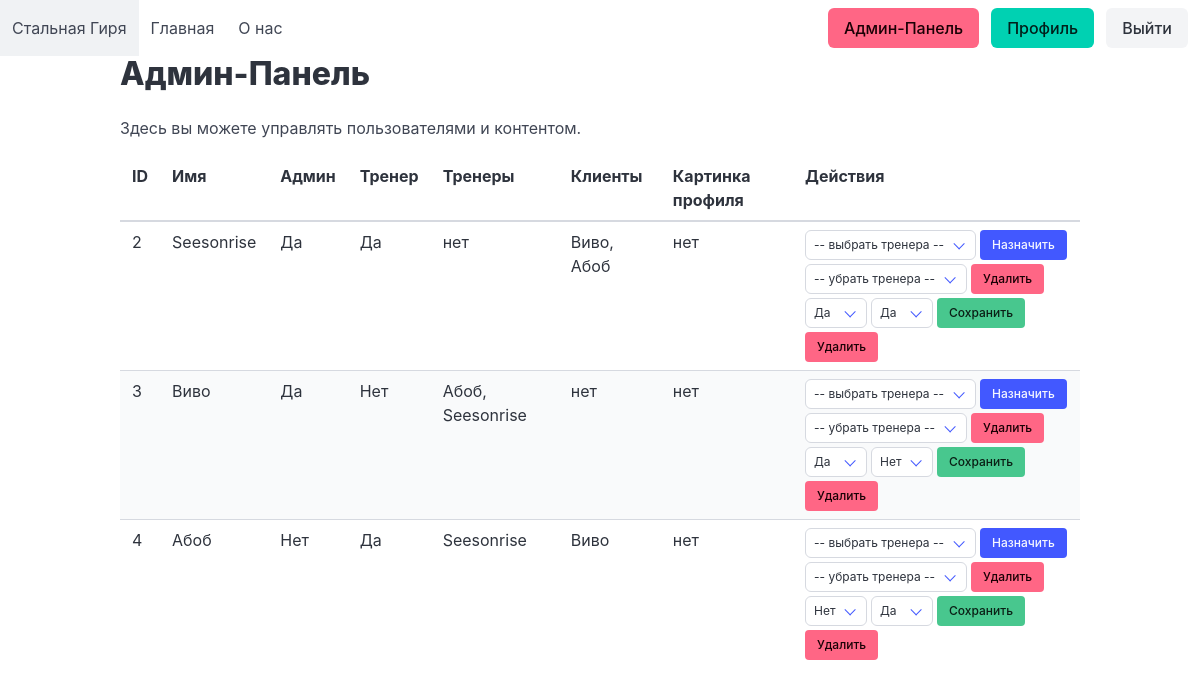
The app's page /admin (signed in) with its own data.
### app/models.py (models this page shows, shortened)
class User(db.Model, UserMixin):
    id = db.Column(db.Integer, primary_key=True)
    username = db.Column(db.String(80), unique=True, nullable=False)
    password = db.Column(db.String(255), nullable=False)
    profile_pic = db.Column(db.String(255), nullable=True)
    is_trainer = db.Column(db.Boolean, default=False)
    is_admin = db.Column(db.Boolean, default=False)
    trainees = db.relationship(
        'User', secondary=trainer_assignment,
        primaryjoin=(trainer_assignment.c.trainer_id == id),
        secondaryjoin=(trainer_assignment.c.trainee_id == id),
        backref=db.backref('trainers', lazy='dynamic'),
        lazy='dynamic'
    )

### app/profile.py (the view)
@profile.route('/admin')
@login_required
def admin():
    if not current_user.is_admin:
        flash('Доступ запрещен', 'danger')
        return redirect(url_for('main.index'))
    users = User.query.all()
    trainers = User.query.filter_by(is_trainer=True).all()
    return render_template('admin.html', users=users, trainers=trainers)

### app/__init__.py (called while the page is built)
@login_manager.user_loader
def load_user(user_id):
    return User.query.get(int(user_id))

### app/template/admin.html (shortened to what this page needs)
{% extends 'base.html' %}
{% block body %}
<div class="container">
    <h1 class="title">Админ-Панель</h1>
    <p>Здесь вы можете управлять пользователями и контентом.</p>
    {% if users %}
    <div class="table-container" style="overflow-x:auto; margin-top: 1rem;">
        <table class="table is-striped is-fullwidth">
            <thead>
                <tr>
                    <th>ID</th>
                    <th>Имя</th>
                    <th>Админ</th>
                    <th>Тренер</th>
                    <th>Тренеры</th>
                    <th>Клиенты</th>
                    <th>Картинка профиля</th>
                    <th>Действия</th>
                </tr>
            </thead>
            <tbody>
                {% for user in users %}
                <tr>
                    <td>{{ user.id }}</td>
                    <td>{{ user.username }}</td>
                    <td>{{ 'Да' if user.is_admin else 'Нет' }}</td>
                    <td>{{ 'Да' if user.is_trainer else 'Нет' }}</td>
                    <td>{% if user.trainers.count() > 0 %}{% for t in user.trainers %}{{ t.username }}{% if not loop.last %}, {% endif %}{% endfor %}{% else %}нет{% endif %}</td>
                    <td>{% if user.trainees.count() > 0 %}{% for t in user.trainees %}{{ t.username }}{% if not loop.last %}, {% endif %}{% endfor %}{% else %}нет{% endif %}</td>
                    <td>{{ user.profile_pic or 'нет' }}</td>
                    <td>
                        <form action="{{ url_for('profile.admin_assign_trainer') }}" method="post" style="display:flex; gap:0.25rem; flex-wrap:wrap; align-items:center;">
                            <div class="select is-small" style="min-width:120px;">
                                <select name="trainer_id">
                                    <option value="">-- выбрать тренера --</option>
                                </select>
                            </div>
                            <button type="submit" class="button is-small is-link">Назначить</button>
                        </form>
                        <form action="{{ url_for('profile.admin_remove_trainer') }}" method="post" style="display:flex; gap:0.25rem; margin-top:0.25rem;">
                            <div class="select is-small" style="min-width:120px;">
                                <select name="trainer_id">
                                    <option value="">-- убрать тренера --</option>
                                </select>
                            </div>
                            <button type="submit" class="button is-small is-danger">Удалить</button>
                        </form>
                        <form action="{{ url_for('profile.admin_update_user', user_id=user.id) }}" method="post" style="display:inline-flex; gap:0.25rem; margin-top:0.25rem;">
                            <div class="select is-small"><select name="is_admin"><option value="no" {% if not user.is_admin %}selected{% endif %}>Нет</option><option value="yes" {% if user.is_admin %}selected{% endif %}>Да</option></select></div>
                            <div class="select is-small"><select name="is_trainer"><option value="no" {% if not user.is_trainer %}selected{% endif %}>Нет</option><option value="yes" {% if user.is_trainer %}selected{% endif %}>Да</option></select></div>
                            <button type="submit" class="button is-small is-success">Сохранить</button>
                        </form>
                        <form action="{{ url_for('profile.admin_delete_user', user_id=user.id) }}" method="post" style="display:inline-block; margin-top:0.25rem;">
                            <button type="submit" class="button is-small is-danger" onclick="return confirm('Удалить пользователя {{ user.username }}?');">Удалить</button>
                        </form>
                    </td>
                </tr>
                {% endfor %}
            </tbody>
        </table>
    </div>
    {% else %}
        <p>Пользователей нет.</p>
    {% endif %}
</div>
{% endblock %}

### records on screen
User: id "2", username "Seesonrise", is_admin "Да", is_trainer "Да", shows "нет", profile_pic "нет"
User: username "Виво", id "3", is_admin "Да", is_trainer "Нет", shows "нет", profile_pic "нет"
User: username "Абоб", id "4", is_admin "Нет", is_trainer "Да", profile_pic "нет"
